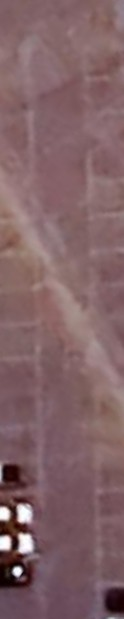
#> input picture PartB/PartB_dataset/route_pic_task2.jpg, 124 x 619 px, given as the content of the folder /home/no0ne/Downloads/abarar-main/PartB/frames, which was not available
$ jupyter execute --allow-errors PartB_Task2_rollnumber.ipynb   (text cells are left out)
#> lines starting #> are read from the running program, lines starting #| are printed output that depends on the picture; after the words box and inside, x2 and y2 are one past the last pixel; in counts of white or black regions, pixels touching at a corner belong together; pictures that were not available may be replaced by others from this repository, and a replacement may not be noted
[cell 1]
# If you are using Google Colab, uncomment the following lines to mount your Google Drive
# from google.colab import drive
# drive.mount('/content/drive')

[cell 2]
# Import necessary libraries
import os
import cv2
import numpy as np
from pathlib import Path

# Paths - UPDATED TO CORRECT WORKSPACE
base_dir = Path("/home/no0ne/Downloads/abarar-main/PartB/PartB_dataset")
video_path = base_dir / "drone_route.mp4"
output_dir = Path("/home/no0ne/Downloads/abarar-main/PartB/frames")
output_dir.mkdir(exist_ok=True, parents=True)

# Check if video exists
if not video_path.exists():
    print("\n" + "="*70)
    print("⚠️  MISSING DRONE VIDEO FILE")
    print("="*70)
    print(f"\nExpected video at: {video_path}")
    print("\nPlease add 'drone_route.mp4' to the PartB_dataset folder")
    print("\nInstructions:")
    print("  - Record or obtain a drone video of a carpark/route")
    print("  - Save as 'drone_route.mp4' in:", base_dir)
    print("\nFor now, skipping frame extraction...")
    print("="*70 + "\n")
    idx = 0
else:
    cap = cv2.VideoCapture(str(video_path))
    if not cap.isOpened():
        print(f"Error: Cannot open video at {video_path}")
        idx = 0
    else:
        idx = 0
        while True:
            ret, frame = cap.read()
            if not ret:
                break
            cv2.imwrite(str(output_dir / f"frame_{idx:05d}.jpg"), frame)
            idx += 1
            if idx % 30 == 0:
                print(f"Extracted {idx} frames...")
        cap.release()
        print(f"\n✓ Extracted {idx} frames and saved to '{output_dir}'")

[cell 3]
# 🧩 Segmentation using Roboflow or local model
# Uncomment and configure if you have Roboflow API access
# !pip install roboflow --quiet

# from roboflow import Roboflow
# rf = Roboflow(api_key="YOUR_API_KEY_HERE")
# project = rf.workspace().project("road-segmentation-without-line")
# model = project.version(3).model

# 📂 Paths
frames_folder = str(output_dir)
segmented_folder = "/home/no0ne/Downloads/abarar-main/PartB/segmented_frames"
os.makedirs(segmented_folder, exist_ok=True)

# Placeholder segmentation (replace with actual model inference)
print("\n⚠️  Using placeholder segmentation (edge detection)")
print("For better results, integrate YOLO or Roboflow segmentation model")

frame_files = sorted([f for f in os.listdir(frames_folder) if f.endswith((".jpg", ".png"))])
print(f"\nFound {len(frame_files)} frames to segment")

if len(frame_files) > 0:
    for i, frame_file in enumerate(frame_files[:10]):  # Process first 10 as demo
        frame_path = os.path.join(frames_folder, frame_file)
        frame = cv2.imread(frame_path)
#> frame is the input picture: shape (619, 124, 3); mean B, G, R 102.3, 98.5, 129.2
        if frame is not None:
            # Simple edge detection as placeholder
            gray = cv2.cvtColor(frame, cv2.COLOR_BGR2GRAY)
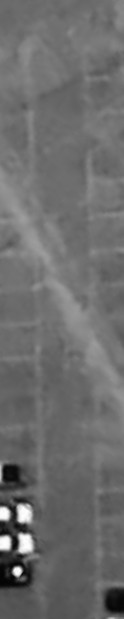
#> gray: shape (619, 124); min 4, max 255, mean 108.2
            edges = cv2.Canny(gray, 50, 150)
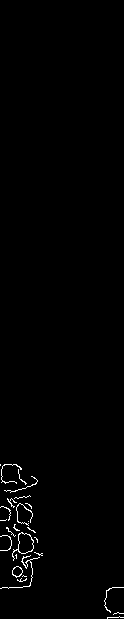
#> edges: shape (619, 124); 0.92% white in thin lines or dots, all inside (x1, y1, x2, y2) = (0, 464, 124, 619)
            edges_bgr = cv2.cvtColor(edges, cv2.COLOR_GRAY2BGR)
            cv2.imwrite(os.path.join(segmented_folder, frame_file), edges_bgr)
        if (i + 1) % 5 == 0:
            print(f"  Segmented {i + 1} frames...")
    print(f"\n✓ Segmentation completed. Saved to: {segmented_folder}")
else:
    print("No frames found to segment. Please extract frames first.")

[cell 4]
# 🔧 Paths - UPDATED TO CORRECT WORKSPACE
frames_folder = "/home/no0ne/Downloads/abarar-main/PartB/frames"
top_view_path = "/home/no0ne/Downloads/abarar-main/PartB/PartB_dataset/route_pic_task2.jpg"
output_folder = "/home/no0ne/Downloads/abarar-main/PartB/topview_frames"
os.makedirs(output_folder, exist_ok=True)

# 📸 Load one reference frame and top-view image
frame_files = sorted([f for f in os.listdir(frames_folder) if f.endswith((".jpg", ".png"))])

if len(frame_files) == 0:
    print("\n⚠️  No frames found. Please extract frames from drone video first.")
    print("Skipping homography computation...")
    sample_frame = None
    top_view = None
else:
    sample_frame_path = os.path.join(frames_folder, frame_files[0])
    sample_frame = cv2.imread(sample_frame_path)
    top_view = cv2.imread(top_view_path)

    if sample_frame is not None and top_view is not None:
        print(f"✓ Loaded reference frame: {sample_frame.shape}")
#| ✓ Loaded reference frame: (619, 124, 3)
        print(f"✓ Loaded top-view image: {top_view.shape}")
#| ✓ Loaded top-view image: (619, 124, 3)
    else:
        print("⚠️  Error loading images")

# 📍 Define corresponding points (YOU MUST UPDATE THESE based on your actual images)
if sample_frame is not None and top_view is not None:
    h_frame, w_frame = sample_frame.shape[:2]
#> h_frame = 619; w_frame = 124
    h_top, w_top = top_view.shape[:2]
#> h_top = 619; w_top = 124

    print("\n⚠️  IMPORTANT: Update these correspondence points based on your images!")
    print("These are placeholder coordinates. Match features between frame and top-view.")

    # Placeholder points - MUST be updated based on actual visible features
    src_points = np.array([
        [w_frame * 0.2, h_frame * 0.3],  # Top-left of road in frame
        [w_frame * 0.8, h_frame * 0.3],  # Top-right
        [w_frame * 0.8, h_frame * 0.7],  # Bottom-right
        [w_frame * 0.2, h_frame * 0.7]   # Bottom-left
    ], dtype=np.float32)

    dst_points = np.array([
        [w_top * 0.3, h_top * 0.2],      # Corresponding point in top-view
        [w_top * 0.7, h_top * 0.2],
        [w_top * 0.7, h_top * 0.8],
        [w_top * 0.3, h_top * 0.8]
    ], dtype=np.float32)

    H1_to_top, _ = cv2.findHomography(src_points, dst_points, cv2.RANSAC, 3.0)

    if H1_to_top is not None:
        # Save first frame top-view
        first_top = cv2.warpPerspective(sample_frame, H1_to_top, (top_view.shape[1], top_view.shape[0]))
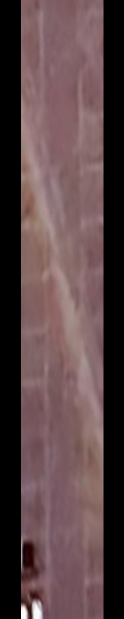
#> first_top: shape (619, 124, 3); mean B, G, R 69.6, 67.7, 88.5
        cv2.imwrite(os.path.join(output_folder, f"top_00000.jpg"), first_top)
        print(f"✓ Computed initial homography and saved first top-view frame")
    else:
        print("⚠️  Failed to compute homography")
else:
    print("⚠️  Cannot compute homography without frames")

[cell 5]
# ==============================================================
# SuperGlue Matcher (PyTorch + SuperPoint + SuperGlue)
# ==============================================================

import torch
import sys
import os

# Clone SuperGlue repo if not already present
if not os.path.exists("superglue_pretrained"):
    !git clone https://github.com/magicleap/SuperGluePretrainedNetwork.git superglue_pretrained

# Add cloned repo to path
sys.path.append("superglue_pretrained")

# Import necessary modules
from models.matching import Matching
from models.utils import frame2tensor

# Select best device available
#> (the rest of this cell did not finish here and is left out)

[cell 6]
# Define folders - UPDATED PATHS
input_folder = frames_folder
refined_folder = "/home/no0ne/Downloads/abarar-main/PartB/topview_frames"
os.makedirs(refined_folder, exist_ok=True)

# Use SIFT for frame-to-frame matching (can replace with SuperGlue)
if sample_frame is not None and len(frame_files) > 0:
    sift = cv2.SIFT_create()
    bf = cv2.BFMatcher(cv2.NORM_L2, crossCheck=False)

    prev_frame = sample_frame
    cum_H = np.eye(3, dtype=np.float64)

    print(f"\nProcessing {len(frame_files)} frames for top-view projection...")

    for i in range(1, min(len(frame_files), 20)):  # Process first 20 frames as demo
        cur_path = os.path.join(frames_folder, frame_files[i])
        cur_frame = cv2.imread(cur_path)

        if cur_frame is None:
            continue

        # Convert to grayscale for feature detection
        g1 = cv2.cvtColor(prev_frame, cv2.COLOR_BGR2GRAY)
        g2 = cv2.cvtColor(cur_frame, cv2.COLOR_BGR2GRAY)

        # Detect and compute features
        k1, d1 = sift.detectAndCompute(g1, None)
        k2, d2 = sift.detectAndCompute(g2, None)

        if d1 is None or d2 is None:
            H_i_to_prev = np.eye(3)
        else:
            matches = bf.knnMatch(d2, d1, k=2)
            good = []
            for match_pair in matches:
                if len(match_pair) == 2:
                    m, n = match_pair
                    if m.distance < 0.75 * n.distance:
                        good.append(m)

            if len(good) >= 4:
                pts2 = np.float32([k2[m.queryIdx].pt for m in good])
                pts1 = np.float32([k1[m.trainIdx].pt for m in good])
                H_i_to_prev, _ = cv2.findHomography(pts2, pts1, cv2.RANSAC, 3.0)
            else:
                H_i_to_prev = np.eye(3)

        if H_i_to_prev is None:
            H_i_to_prev = np.eye(3)

        # Update cumulative homography
        cum_H = cum_H @ H_i_to_prev
        H_i_to_top = H1_to_top @ cum_H

        # Warp frame to top view
        frame_top = cv2.warpPerspective(cur_frame, H_i_to_top, (top_view.shape[1], top_view.shape[0]))
        cv2.imwrite(os.path.join(refined_folder, f"top_{i:05d}.jpg"), frame_top)
        prev_frame = cur_frame

        if i % 5 == 0:
            print(f"  Processed {i} frames...")

    print(f"\n✓ Projected {min(len(frame_files), 20)} frames to top view")
else:
    print("⚠️  Skipping frame-to-frame matching (no frames available)")

[cell 7]
# ============================================================================
# Note: The warping to top-view is already done in Cell 12 (section 4)
# where each frame is warped using the composite homography and saved
# to the topview_frames/ folder.
#
# This cell provides a utility function for additional warping if needed.
# ============================================================================

def warp_frame(frame, H, reference_shape):
    """
    Warp a single frame to top-view using homography matrix H.

    Args:
        frame: Input frame (BGR image)
        H: Homography matrix (3x3)
        reference_shape: Target shape (height, width, channels)

    Returns:
        Warped frame in top-view perspective
    """
    return cv2.warpPerspective(frame, H, (reference_shape[1], reference_shape[0]))

# Verify that warped frames exist
if os.path.exists(output_folder):
    warped_files = sorted([f for f in os.listdir(output_folder) if f.endswith(('.jpg', '.png'))])
    print(f"✓ Found {len(warped_files)} warped top-view frames in: {output_folder}")
    if len(warped_files) > 0:
        print(f"  First frame: {warped_files[0]}")
        print(f"  Last frame: {warped_files[-1]}")
else:
    print("⚠️  No warped frames found. Run the frame-to-frame matching (Cell 12) first.")

# Optional: Warp segmented frames if you have them
# If you have segmented frames and want to warp them:
if os.path.exists(segmented_folder):
    seg_files = sorted([f for f in os.listdir(segmented_folder) if f.endswith(('.jpg', '.png'))])
    if len(seg_files) > 0 and sample_frame is not None and H1_to_top is not None:
        print(f"\n✓ Found {len(seg_files)} segmented frames")
        print("  To warp segmented frames, uncomment and modify the code below:")
        # [9 lines of commented-out code are left out]

[cell 8]
# Paths - UPDATED
TOP_VIEW_IMAGES_FOLDER = "/home/no0ne/Downloads/abarar-main/PartB/topview_frames"
STITCHED_IMAGE_OUTPUT_PATH = "/home/no0ne/Downloads/abarar-main/PartB/stitched_topview.jpg"

# Load all top-view frames
files = sorted([f for f in os.listdir(TOP_VIEW_IMAGES_FOLDER) if f.endswith((".jpg", ".png"))])
images = [cv2.imread(os.path.join(TOP_VIEW_IMAGES_FOLDER, f)) for f in files]
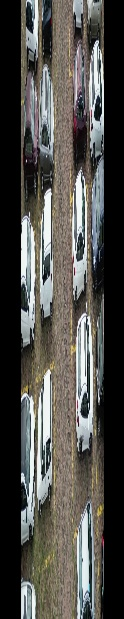
#> input picture PartB/topview_frames/top_00001.jpg, 124 x 619 px, found by its file name
images = [im for im in images if im is not None]
#> images = 1 item

# Simple vertical stacking as a baseline
if images:
    h_min = min(im.shape[0] for im in images)
#> h_min = 619
    resized = [cv2.resize(im, (images[0].shape[1], h_min)) for im in images]
#> resized = 1 item
    stitched = np.vstack(resized)
#> stitched is the input picture: shape (619, 124, 3); mean B, G, R 74.2, 78.4, 79.5
    cv2.imwrite(STITCHED_IMAGE_OUTPUT_PATH, stitched)
    print(f"Stitched top-view image saved at: {STITCHED_IMAGE_OUTPUT_PATH}")
else:
    print("No valid frames found for stitching.")
